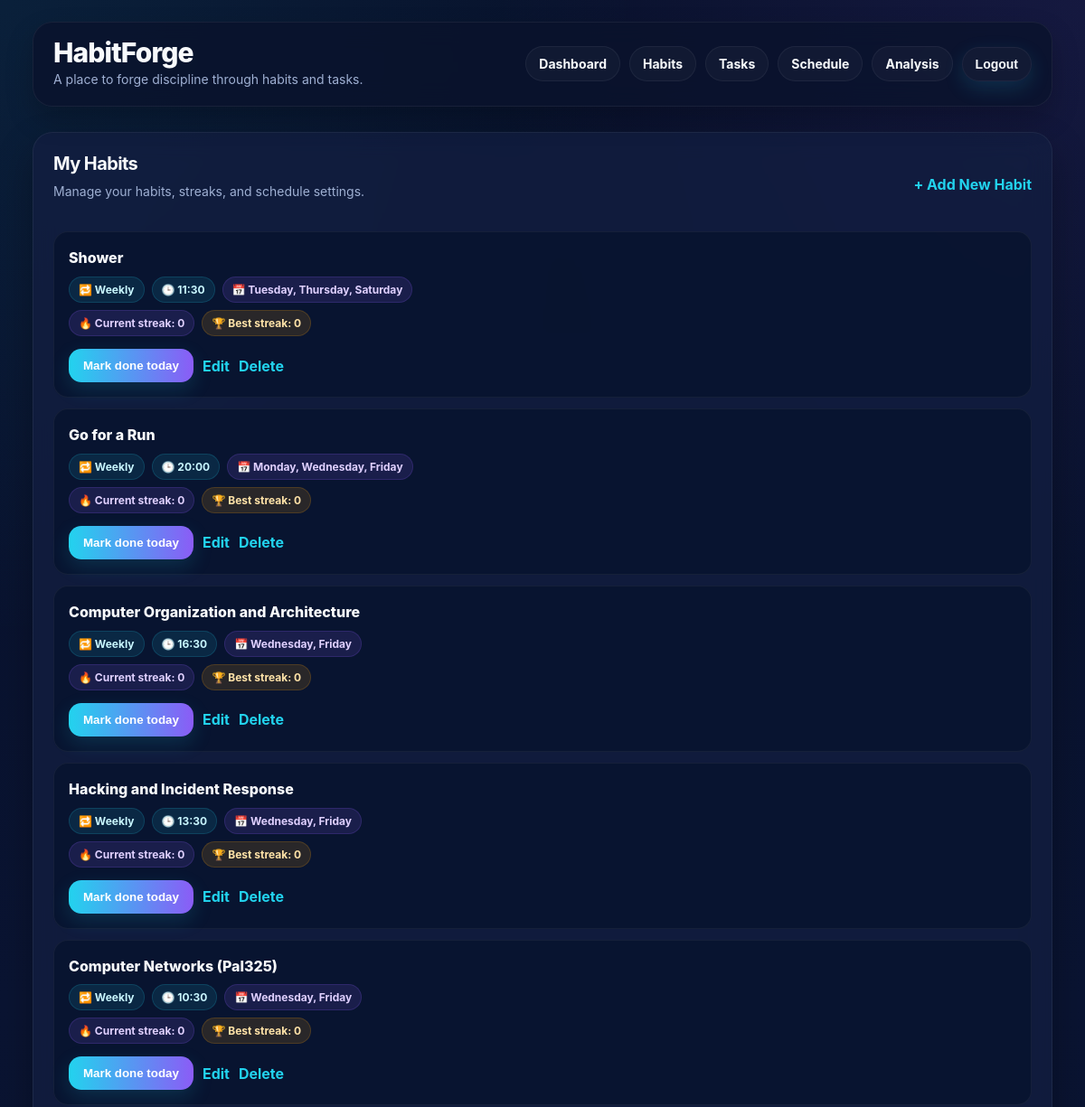
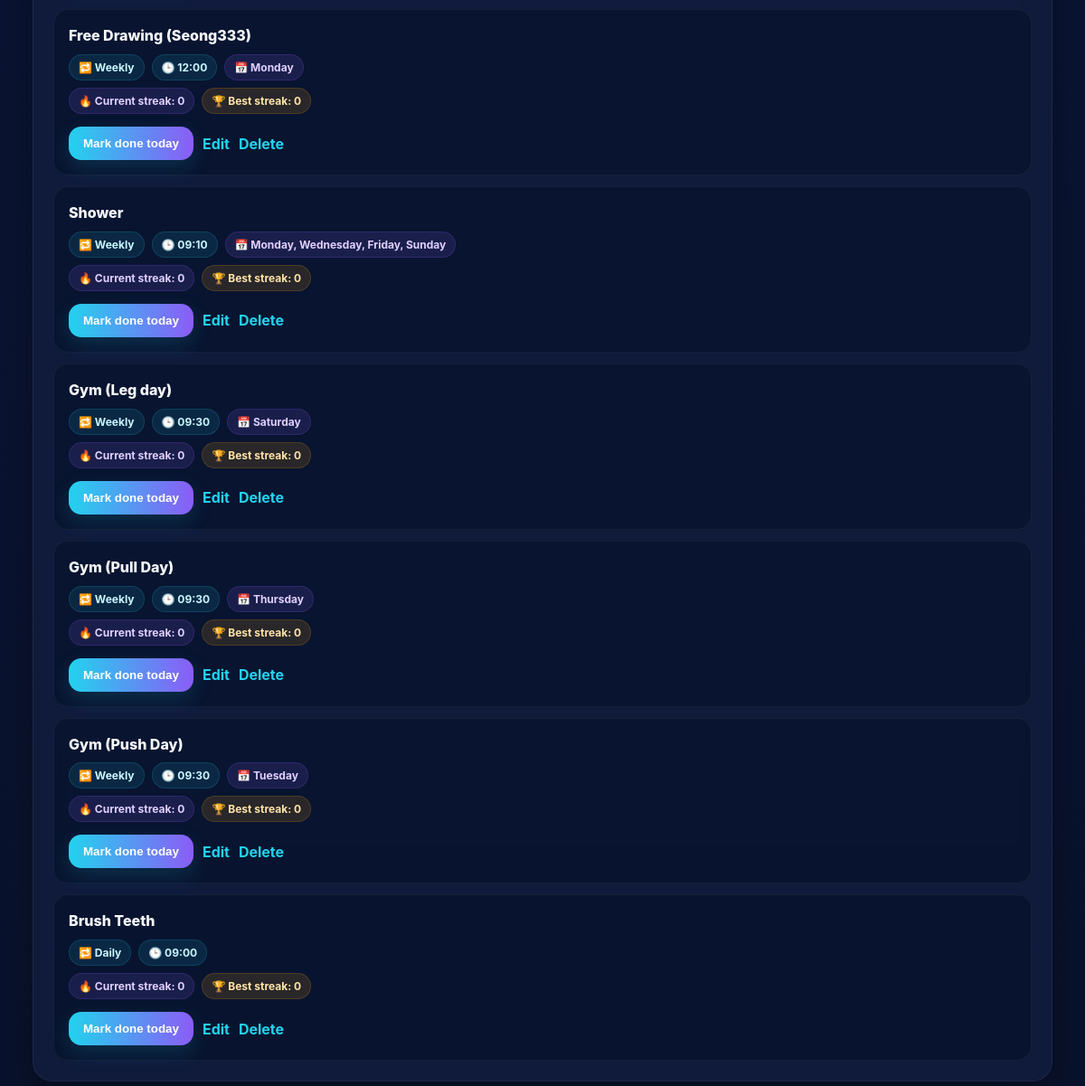
Screenshot of /habits/ (signed in) with the database file from the repository (2 pictures, top to bottom).
### habits/models.py (models this page shows, shortened)
class Habit(models.Model):
    FREQUENCY_CHOICES = [
        ('daily', 'Daily'),
        ('weekly', 'Weekly'),
    ]
    owner = models.ForeignKey(
        settings.AUTH_USER_MODEL,
        on_delete=models.CASCADE,
        related_name='habits'
    )
    title = models.CharField(max_length=200)
    description = models.TextField(blank=True)
    frequency = models.CharField(max_length=20, choices=FREQUENCY_CHOICES, default='daily')
    preferred_time = models.TimeField(null=True, blank=True)
    weekly_days = models.CharField(max_length=20, blank=True)
    is_active = models.BooleanField(default=True)
    created_at = models.DateTimeField(auto_now_add=True)
    def get_weekly_days_list(self):
        if not self.weekly_days:
            return []
        return [int(day) for day in self.weekly_days.split(',') if day.strip().isdigit()]
    def get_weekly_days_display_list(self):
        day_names = {
            0: 'Monday',
            1: 'Tuesday',
            2: 'Wednesday',
            3: 'Thursday',
            4: 'Friday',
            5: 'Saturday',
            6: 'Sunday',
        }
        return [day_names[day] for day in self.get_weekly_days_list() if day in day_names]
    def get_weekly_days_display(self):
        return ', '.join(self.get_weekly_days_display_list())
    def current_streak(self):
        if self.frequency != 'daily':
            return 0
        today = timezone.localdate()
        completed_dates = set(
            self.logs.filter(completed=True).values_list('date', flat=True)
        )
        streak = 0
        check_date = today
        while check_date in completed_dates:
            streak += 1
            check_date -= timedelta(days=1)
        return streak
    def best_streak(self):
        if self.frequency != 'daily':
            return 0
        completed_dates = sorted(
            self.logs.filter(completed=True).values_list('date', flat=True)
        )
        if not completed_dates:
            return 0

### habits/views.py (the view)
# urls.py: path('', views.habit_list, name='habit_list'),
@login_required
def habit_list(request):
    habits = list(Habit.objects.filter(owner=request.user, is_active=True).order_by('-created_at'))
    today = date.today()
    completed_habit_ids = set(
        HabitLog.objects.filter(
            habit__owner=request.user,
            date=today,
            completed=True
        ).values_list('habit_id', flat=True)
    )
    for habit in habits:
        habit.streak = habit.current_streak()
        habit.best_streak_value = habit.best_streak()
    return render(request, 'habits/habit_list.html', {
        'habits': habits,
        'completed_habit_ids': completed_habit_ids,
    })

### templates/habits/habit_list.html (shortened to what this page needs)
{% extends 'base.html' %}
{% block content %}
<div class="page-card">
    <div style="display:flex; justify-content:space-between; align-items:center; gap:16px; flex-wrap:wrap; margin-bottom:18px;">
        <div>
            <h2>My Habits</h2>
            <p class="section-subtext">Manage your habits, streaks, and schedule settings.</p>
        </div>
        <a href="{% url 'add_habit' %}" class="link-btn">+ Add New Habit</a>
    </div>
    {% if habits %}
        <ul class="clean-list">
            {% for habit in habits %}
                <li class="item-card">
                    <div class="item-top">
                        <div>
                            <p class="item-title">{{ habit.title }}</p>
                            <div class="item-meta">
                                <span class="badge">🔁 {{ habit.frequency|title }}</span>
                                {% if habit.preferred_time %}
                                    <span class="badge">🕒 {{ habit.preferred_time|time:"H:i" }}</span>
                                {% endif %}
                                {% if habit.frequency == 'weekly' and habit.weekly_days %}
                                    <span class="badge purple">📅 {{ habit.get_weekly_days_display }}</span>
                                {% endif %}
                            </div>
                        </div>
                    </div>
                    <div class="item-meta" style="margin-top: 4px;">
                        <span class="badge purple">🔥 Current streak: {{ habit.streak }}</span>
                        <span class="badge warning">🏆 Best streak: {{ habit.best_streak_value }}</span>
                    </div>
                    <div class="item-actions">
                        {% if habit.id in completed_habit_ids %}
                            <span class="done">✅ Completed today</span>
                        {% else %}
                            <form method="post" action="{% url 'complete_habit' habit.id %}" class="inline-form">
                                <button type="submit">Mark done today</button>
                            </form>
                        {% endif %}
                        <a href="{% url 'edit_habit' habit.id %}" class="link-btn">Edit</a>
                        <a href="{% url 'delete_habit' habit.id %}" class="link-btn">Delete</a>
                    </div>
                </li>
            {% endfor %}
        </ul>
    {% else %}
        <div class="empty-box">No habits yet. Add your first habit to get started.</div>
    {% endif %}
</div>
{% endblock %}

### templates/base.html (shortened to what this page needs)
<!DOCTYPE html>
<html lang="en">
<head>
</head>
<body>
    <div class="shell">
        <div class="topbar">
            <div class="brand">
                <h1 class="brand-title">HabitForge</h1>
                <p class="brand-subtitle">A place to forge discipline through habits and tasks.</p>
            </div>
            <div class="nav-links">
                {% if user.is_authenticated %}
                    <a href="{% url 'home' %}">Dashboard</a>
                    <a href="{% url 'habit_list' %}">Habits</a>
                    <a href="{% url 'task_list' %}">Tasks</a>
                    <a href="{% url 'schedule' %}">Schedule</a>
                    <a href="{% url 'analysis' %}">Analysis</a>
                    <form method="post" action="{% url 'logout' %}" class="logout-form">
                        <button type="submit" class="logout-link">Logout</button>
                    </form>
                {% else %}
                    <a href="{% url 'login' %}">Login</a>
                    <a href="{% url 'signup' %}">Sign Up</a>
                {% endif %}
            </div>
        </div>
        <div class="content-stack">
            <div class="page-enter">
                {% block content %}{% endblock %}
            </div>
        </div>
    </div>
</body>
</html>

### templates/base.html (style rules this page uses)
:root { --bg-main: #071029; --bg-secondary: #0b1736; --card-bg: rgba(18, 30, 64, 0.78); --card-border: rgba(255, 255, 255, 0.06); --text-main: #f8fafc; --text-soft: #9fb0d3; --accent: #22d3ee; --accent-2: #8b5cf6; --success: #22c55e; --danger: #ef4444; --warning: #f59e0b; --shadow: 0 18px 40px rgba(0, 0, 0, 0.28); --radius-lg: 22px; --radius-md: 14px; --radius-sm: 10px; }
* { box-sizing: border-box; }
html { scroll-behavior: smooth; }
body { margin: 0; color: var(--text-main); font-family: Inter, Arial, sans-serif; background: radial-gradient(circle at top left, rgba(34, 211, 238, 0.08), transparent 26%), radial-gradient(circle at top right, rgba(139, 92, 246, 0.10), transparent 24%), linear-gradient(180deg, #08112b 0%, #0a1432 45%, #09122c 100%); min-height: 100vh; animation: fadeInBody 0.25s ease; }
.shell { width: min(1400px, 94%); margin: 24px auto 40px auto; }
.topbar { position: sticky; top: 14px; z-index: 20; display: flex; justify-content: space-between; align-items: center; gap: 20px; margin-bottom: 28px; padding: 18px 22px; border-radius: 22px; background: rgba(10, 19, 44, 0.82); backdrop-filter: blur(14px); border: 1px solid rgba(255, 255, 255, 0.06); box-shadow: 0 14px 30px rgba(0, 0, 0, 0.22); }
.brand { display: flex; flex-direction: column; gap: 4px; }
.brand-title { margin: 0; font-size: 30px; line-height: 1; letter-spacing: -0.03em; font-weight: 800; }
.brand-subtitle { margin: 0; color: var(--text-soft); font-size: 14px; }
.nav-links { display: flex; align-items: center; gap: 10px; flex-wrap: wrap; }
.nav-links a, .logout-link { text-decoration: none; color: var(--text-main); font-size: 14px; font-weight: 700; padding: 10px 14px; border-radius: 999px; background: rgba(255, 255, 255, 0.03); border: 1px solid rgba(255, 255, 255, 0.05); transition: transform 0.18s ease, background 0.18s ease, border-color 0.18s ease, box-shadow 0.18s ease; }
.logout-form { margin: 0; }
.logout-link { cursor: pointer; background: rgba(255, 255, 255, 0.03); border-width: 1px; }
.content-stack { display: flex; flex-direction: column; gap: 22px; }
.card, .page-card { background: var(--card-bg); border: 1px solid var(--card-border); border-radius: var(--radius-lg); backdrop-filter: blur(14px); box-shadow: var(--shadow); padding: 22px; transition: transform 0.18s ease, box-shadow 0.18s ease, border-color 0.18s ease; }
h1, h2, h3, h4 { margin: 0 0 8px 0; letter-spacing: -0.03em; }
h2 { font-size: 20px; }
p { margin: 0; line-height: 1.55; }
.section-subtext { color: var(--text-soft); margin-top: 4px; margin-bottom: 16px; font-size: 14px; }
.badge { display: inline-flex; align-items: center; gap: 6px; padding: 6px 10px; border-radius: 999px; font-size: 12px; font-weight: 700; background: rgba(34, 211, 238, 0.10); color: #c9f7ff; border: 1px solid rgba(34, 211, 238, 0.16); }
.badge.warning { background: rgba(245, 158, 11, 0.14); color: #ffe3a8; border-color: rgba(245, 158, 11, 0.18); }
.badge.purple { background: rgba(139, 92, 246, 0.14); color: #dfd0ff; border-color: rgba(139, 92, 246, 0.18); }
ul.clean-list { list-style: none; padding: 0; margin: 0; display: flex; flex-direction: column; gap: 12px; }
.item-card { background: rgba(8, 18, 44, 0.72); border: 1px solid rgba(255, 255, 255, 0.05); border-radius: 16px; padding: 16px; }
.item-top { display: flex; align-items: flex-start; justify-content: space-between; gap: 12px; margin-bottom: 8px; }
.item-title { font-size: 16px; font-weight: 800; margin: 0; }
.item-meta { display: flex; flex-wrap: wrap; gap: 8px; margin-top: 8px; }
.item-actions { display: flex; flex-wrap: wrap; align-items: center; gap: 10px; margin-top: 14px; }
form { margin: 0; }
button { appearance: none; border: none; border-radius: 14px; padding: 11px 16px; font-weight: 800; color: white; background: linear-gradient(90deg, var(--accent), var(--accent-2)); cursor: pointer; transition: transform 0.16s ease, opacity 0.16s ease, box-shadow 0.16s ease; box-shadow: 0 8px 22px rgba(34, 211, 238, 0.15); }
.link-btn { color: var(--accent); font-weight: 700; text-decoration: none; }
.inline-form { display: inline; }
.page-enter { animation: pageFade 0.45s ease; }

### rows the page displays
Habit: title "Shower", frequency "Weekly", preferred_time "11:30", weekly_days "Tuesday, Thursday, Saturday", streak "0", best_streak_value "0", shows "Mark done today"
Habit: title "Go for a Run", frequency "Weekly", preferred_time "20:00", weekly_days "Monday, Wednesday, Friday", streak "0", best_streak_value "0", shows "Mark done today"
Habit: title "Computer Organization and Architecture", frequency "Weekly", preferred_time "16:30", weekly_days "Wednesday, Friday", streak "0", best_streak_value "0", shows "Mark done today"
Habit: title "Hacking and Incident Response", frequency "Weekly", preferred_time "13:30", weekly_days "Wednesday, Friday", streak "0", best_streak_value "0", shows "Mark done today"
Habit: title "Computer Networks (Pal325)", frequency "Weekly", preferred_time "10:30", weekly_days "Wednesday, Friday", streak "0", best_streak_value "0", shows "Mark done today"
Habit: title "Free Drawing (Seong333)", frequency "Weekly", preferred_time "12:00", weekly_days "Monday", streak "0", best_streak_value "0", shows "Mark done today"
Habit: title "Shower", frequency "Weekly", preferred_time "09:10", weekly_days "Monday, Wednesday, Friday, Sunday", streak "0", best_streak_value "0", shows "Mark done today"
Habit: title "Gym (Leg day)", frequency "Weekly", preferred_time "09:30", weekly_days "Saturday", streak "0", best_streak_value "0", shows "Mark done today"
Habit: title "Gym (Pull Day)", frequency "Weekly", preferred_time "09:30", weekly_days "Thursday", streak "0", best_streak_value "0", shows "Mark done today"
Habit: title "Gym (Push Day)", frequency "Weekly", preferred_time "09:30", weekly_days "Tuesday", streak "0", best_streak_value "0", shows "Mark done today"
Habit: title "Brush Teeth", frequency "Daily", preferred_time "09:00", streak "0", best_streak_value "0", shows "Mark done today"
